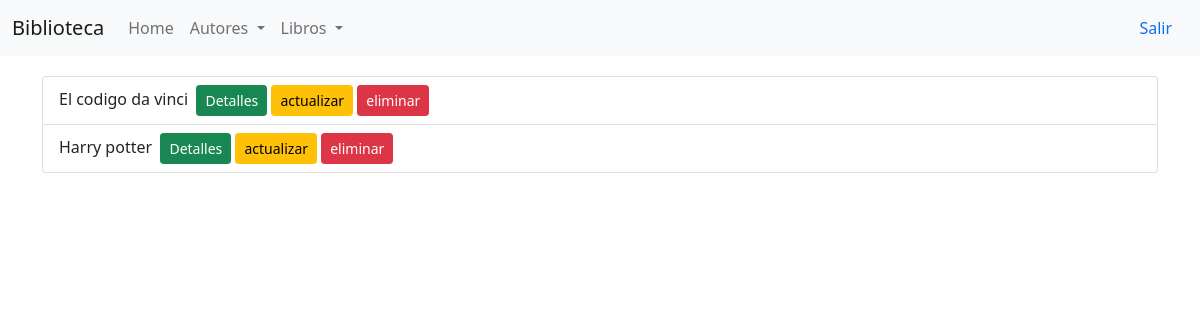
Page /libros/ on the earlier database version.
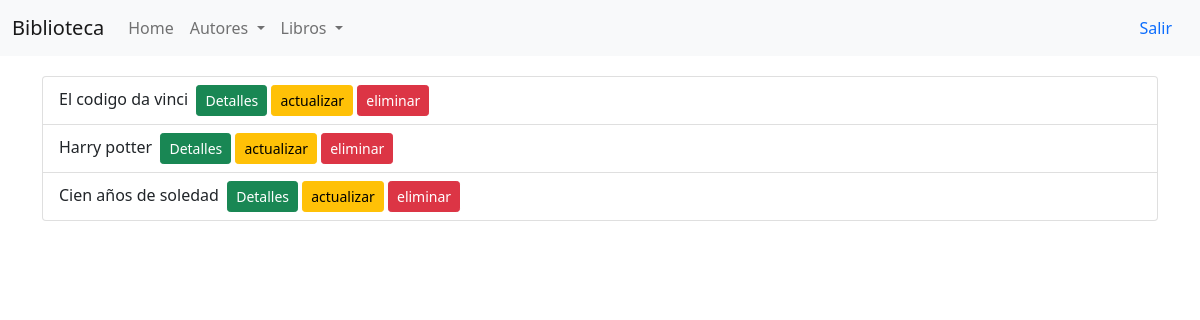
Same page on the later database version.
### libros/models.py (models this page shows)
class Book(models.Model):
    name = models.CharField(max_length=200)
    description = models.CharField(max_length=1000)
    year = models.IntegerField()
    cost = models.IntegerField()
    author =  models.ForeignKey(Author, on_delete=models.CASCADE)

### libros/views.py (the view)
# urls.py: path('libros/', views.listarLibros, name='libros'),
def listarLibros(request):
    lista1 = Book.objects.all()
    a1= "hola mundo"
    context = {'lista1':lista1,'a1':a1,}
    template = loader.get_template('libros/libros.html')
    return HttpResponse(template.render(context,request))

### libros/templates/libros/libros.html (shortened to what this page needs)
{% extends "base_template.html" %}
{% load static %}
{% block headers %}
<link rel="stylesheet" href="{% static 'css/autores.css' %}">
{% endblock %}
{% block content %}
<div class="container lista">
    <ul class="list-group">
        {% for li in lista1 %}
        <li class="list-group-item">{{ li.name }} &nbsp;<a href="{% url 'libro_detail' li.id %}" class="btn btn-sm btn-success">Detalles</a>&nbsp;<a href="{% url 'libro_update' li.id %}" class="btn btn-sm btn-warning">actualizar</a>&nbsp;<a href="{% url 'libro_delete' li.id %}" class="btn btn-sm btn-danger">eliminar</a></li>
        {% endfor %}
    </ul>
</div>
{% endblock %}

### libros/templates/base_template.html (shortened to what this page needs)
<!DOCTYPE html>
<html lang="en">
<head>
    <link href="https://cdn.jsdelivr.net/npm/bootstrap@5.1.3/dist/css/bootstrap.min.css" rel="stylesheet">
    {% block headers %}
    {% endblock %}
</head>
<body>
    <nav class="navbar navbar-expand-lg navbar-light bg-light">
        <div class="container-fluid">
          <a class="navbar-brand" href="#">Biblioteca</a>
          <div class="collapse navbar-collapse" id="navbarSupportedContent">
            <ul class="navbar-nav me-auto mb-2 mb-lg-0">
              <li class="nav-item">
                <a class="nav-link" aria-current="page" href="{% url 'index' %}">Home</a>
              </li>
              <li class="nav-item dropdown">
                <a class="nav-link dropdown-toggle" href="#" id="navbarDropdown" role="button" data-bs-toggle="dropdown" aria-expanded="false">
                    Autores
                </a>
              </li>
              <li class="nav-item dropdown">
                <a class="nav-link dropdown-toggle" href="#" id="navbarDropdown" role="button" data-bs-toggle="dropdown" aria-expanded="false">
                    Libros
                </a>
              </li>
            </ul>
            <form class="d-flex">
                <a class="nav-link" href="{% url 'logout' %}">Salir</a>
            </form>
          </div>
        </div>
      </nav>
    {% block content %}
    {% endblock %}
</body>
</html>

### libros/static/css/autores.css (style rules this page uses)
.lista { margin-top: 20px; }

Differences in the rows shown:
added Book: name "Cien años de soledad"
